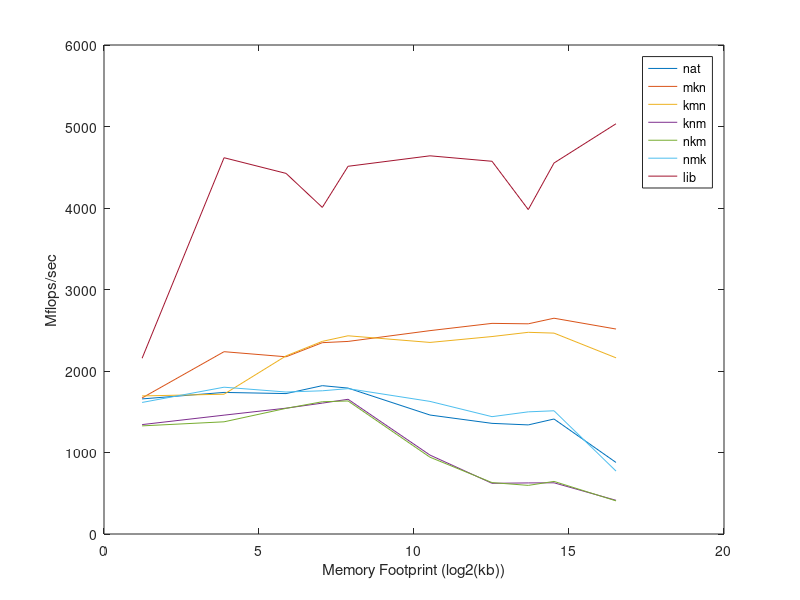

Source code (MATLAB): (Note: this script raises an error after producing the figure.)
%% Plot 1: Permutations 

%x-axis (in kilobytes)
memoryl2 = log2([2.344 14.648 58.594 131.836  234.375 1464.844 5859.375 13183.594 23437.500 93750.000]);

memoryFP = memoryl2; 

%y-axis variables (in MFLOPS/s)
natMFLOPS = [1657.531 1737.248 1722.938 1820.201 1790.412 1459.729 1357.600 1338.640 1410.984 877.808];

mknMFLOPS = [1669.484 2237.021 2174.440 2347.731 2362.906 2495.389 2584.372 2579.091 2647.656 2514.919];

kmnMFLOPS = [1694.178 1715.251 2185.604 2363.759 2432.226 2350.606 2422.848 2474.717 2464.947 2161.614];

knmMFLOPS = [1342.414 1458.288 1543.887 1605.928 1653.034  968.252  621.985  626.797  628.236 413.403];

nkmMFLOPS = [1326.821 1376.625 1541.638 1622.800 1632.371  942.094  630.812  596.521  645.259 406.421];

nmkMFLOPS = [1614.073 1801.236 1742.267 1757.213 1783.677 1626.988 1439.758 1498.896 1511.946 772.095];

libMFLOPS = [2156.152 4616.871 4424.696 4007.367 4511.847 4640.353 4573.360 3980.559 4552.058 5033.796];

%note: add horizontal line of 36,800 as theoretical peak

%Plotting
figure('Position', [100, 0, 1000,1000]);
set(gca,'fontsize',14);
set(gcf, 'Color', 'w');
  hold off;

plot(memoryFP, natMFLOPS, memoryFP, mknMFLOPS, memoryFP, kmnMFLOPS, memoryFP, knmMFLOPS, memoryFP, nkmMFLOPS, memoryFP, nmkMFLOPS, memoryFP, libMFLOPS);
legend('nat', 'mkn', 'kmn', 'knm', 'nkm', 'nmk', 'lib', 'Location', 'NorthEast')
xlabel('Memory Footprint (log2(kb))')
ylabel('Mflops/sec')
vline(log2(  35), 'k', 'L1')
vline(log2( 256), 'k', 'L2')
vline(log2(30700), 'k', 'L3')
saveas(gcf, 'permutationsPlot.png');  

%% Plot 2: BLK : Performance for best permutation (mkn) when changing Block Size

%x-axis: block size
blockSize = [10 20 35 50 90 100 110 115 120 300 550 600 700 800 900 1000 1100 1200 1300 1400 1500 2000];
blkMFLOPS = [1736.375 1721.432 1593.550 1720.877 2234.976 2293.927 2320.875 2329.321 2315.167 2282.475  2397.009 2448.727 2470.655 2450.602 2564.082 2692.199 2731.257 2145.386 2243.436 2156.953 2009.851 1999.055];

%Plotting
figure('Position', [100, 0, 1000,1000]);
set(gca,'fontsize',14);
set(gcf, 'Color', 'w');
  hold off;

plot(blockSize, blkMFLOPS);
vline(  35, 'k', 'L1')
vline( 115, 'k', 'L2')
vline(1100, 'k', 'L3')
xlabel('Block Size (# of elements)')
ylabel('Mflops/sec')
saveas(gcf, 'blockSizePlot.png');  


%% Plot 3: BLK : 

memoryFP2 = log2([2.344 14.648 58.594 131.836 234.375 1464.844 5859.375 13183.594 23437.500 93750.000]);

%b10  = []; 
b35  = [1187.995 1787.822 1585.796 1492.042 1595.711 1506.629 1614.711 1579.804 1602.808 1658.971];
b100 = [1387.556 1736.331 1799.174 2185.479 2308.248 2156.930 2239.147 2281.437 2311.155 2294.255];
b550 = [1246.331 1890.386 1840.000 1934.367 1805.673 2122.493 2288.677 1956.010 1918.450 2649.848];
b700 = [1300.929 1876.420 1665.948 1991.171 1864.329 2131.478 2262.787 2193.315 2052.646 2691.293]; 

%Plotting
figure('Position', [100, 0, 1000,1000]);
set(gca,'fontsize',14);
set(gcf, 'Color', 'w');
  hold off;
  
plot(memoryFP2, b35, memoryFP2, b100, memoryFP2, b550, memoryFP2, b700, memoryFP, mknMFLOPS, memoryFP, libMFLOPS);
legend('b35', 'b100','b550', 'b700', 'mkn', 'lib', 'Location', 'NorthEast')

vline(log2(  35), 'k', 'L1')
vline(log2( 256), 'k', 'L2')
vline(log2(30700), 'k', 'L3')
xlabel('Memory Footprint (log2(kb))')
ylabel('Mflops/sec')
saveas(gcf, 'blockSizePlot2.png'); 
